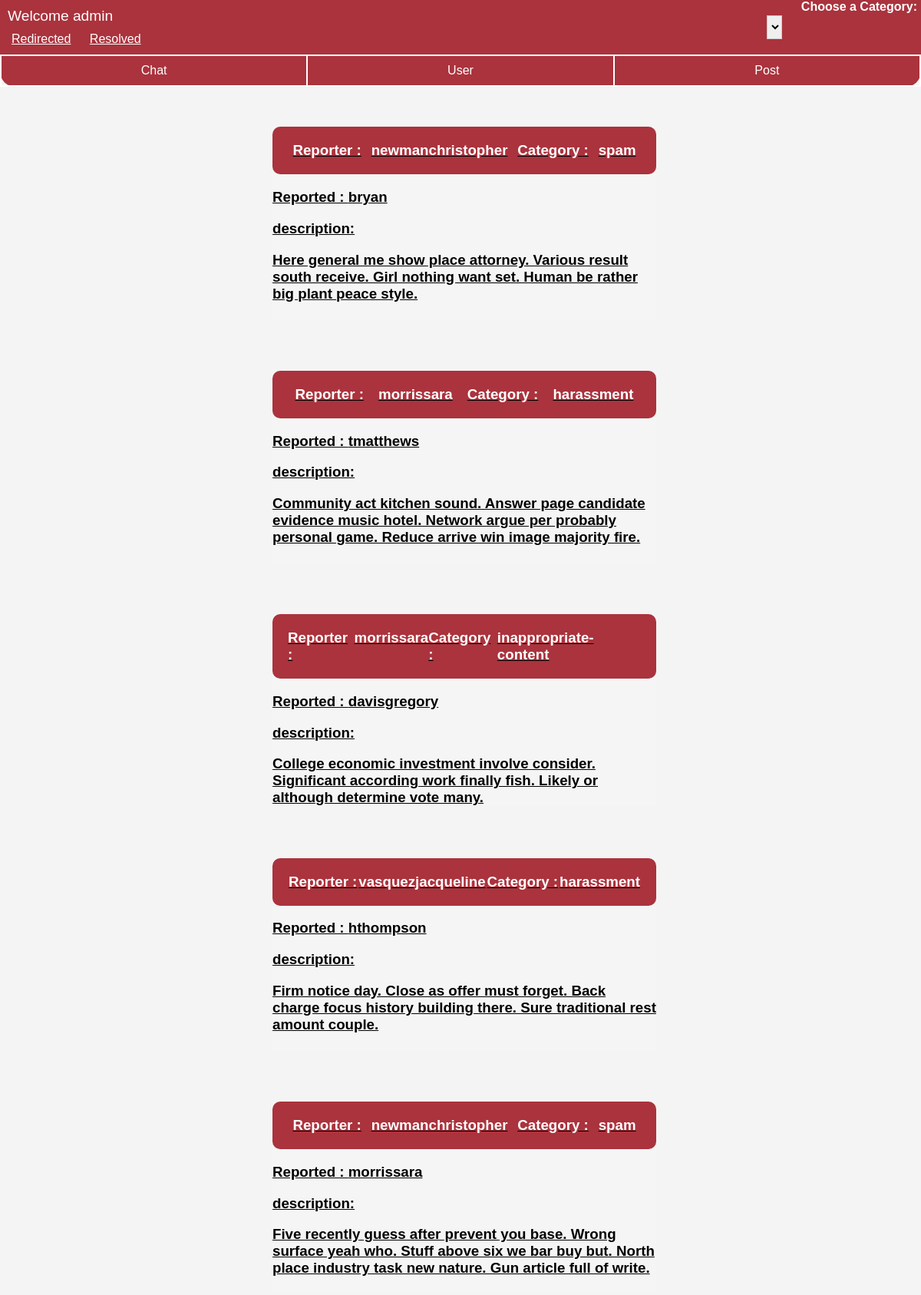
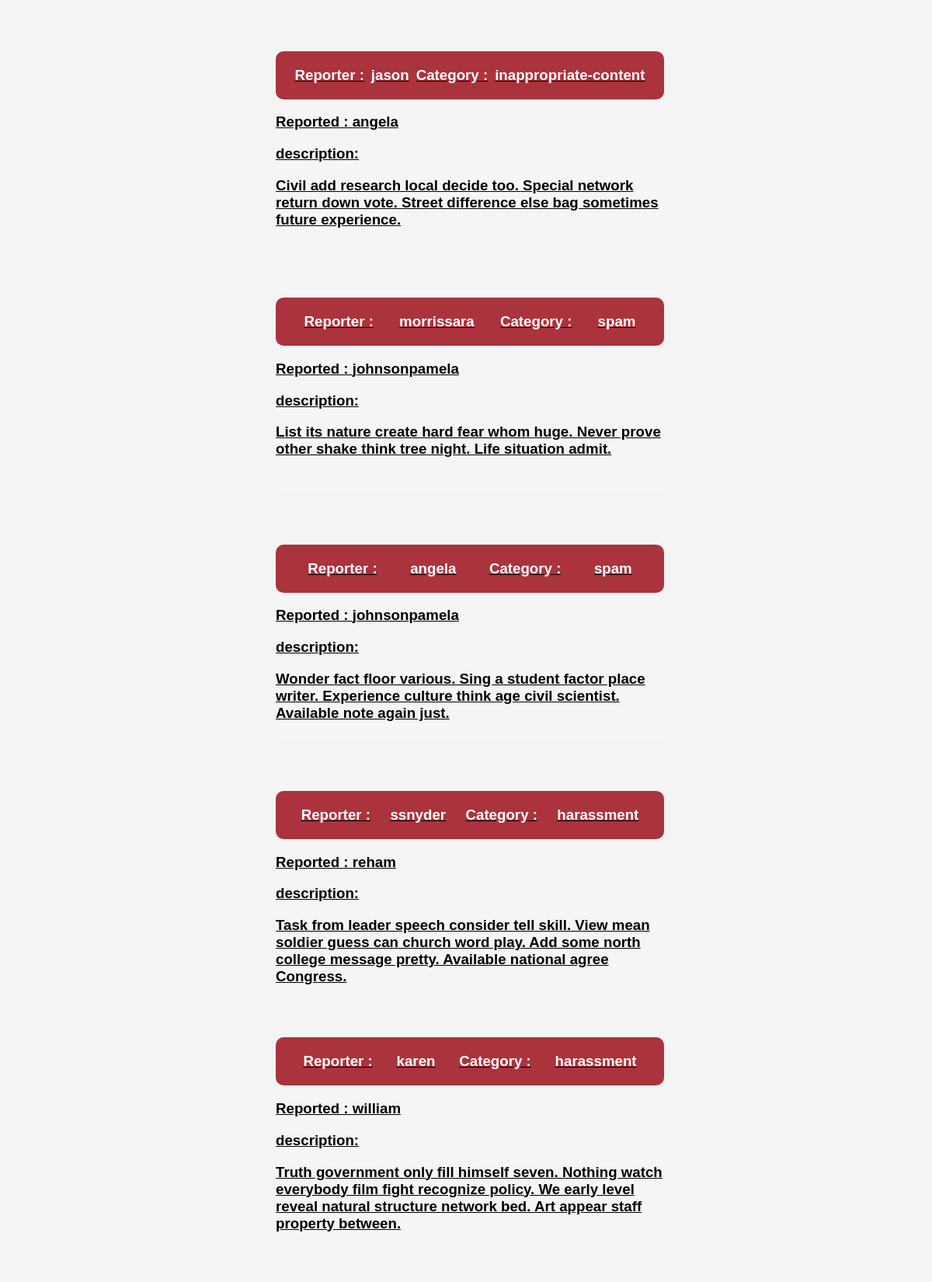
The app's page /report/?status=resolved (signed in, upper part) with its own data (2 pictures, top to bottom).
### accounts/models.py (models this page shows, shortened)
class CustomUser(AbstractUser):
    email = models.EmailField(blank=False, null=False, unique=True)
    profile_image = models.ImageField(default='profile_images/default.png', upload_to='profile_images/', blank=True, null=True)
    birth_date = models.DateField(blank=True, null=True)
    phone_number = PhoneNumberField(blank=True, null=True)
    gender = models.CharField(blank=True, null=True, max_length=1, choices=GENDER_CHOICES)
    role = models.CharField(max_length=25, choices=ROLE, default='regular-user')
    is_online = models.BooleanField(default=False)
    last_online = models.DateTimeField(blank=True, null=True)
    is_banned = models.BooleanField(default=False)
    def __str__(self):
        return self.username

### report/models.py (models this page shows, shortened)
class Report(models.Model):
    reporter = models.ForeignKey(CustomUser, on_delete=models.CASCADE, related_name='reporter')
    type = models.CharField(max_length=25, choices=TYPE)
    category = models.CharField(max_length=25, choices=CATEGORY)
    reported_user = models.ForeignKey(CustomUser, on_delete=models.CASCADE, related_name='reported_user')
    description = models.TextField(null=True, blank=True)
    status = models.CharField(max_length=25, choices=STATUS, default='pending')
    reported_post = models.ForeignKey(Post, on_delete=models.SET_NULL, related_name='reported_post', null=True, blank=True)
    reported_chat = models.ForeignKey(Chat, on_delete=models.PROTECT, related_name='reported_chat', null=True, blank=True)
    moderator = models.ForeignKey(CustomUser, on_delete=models.CASCADE, related_name='moderator', null=True, blank=True)
    moderator_comment = models.TextField(null=True, blank=True)
    created_at = models.DateTimeField(auto_now_add=True)
    updated_at = models.DateTimeField(auto_now=True)

### report/views.py (the view)
# urls.py: path('', views.ReportList.as_view(), name='reports'), # '/report/?status=pending&type=user'
class ReportList(LoginRequiredMixin, PermissionRequiredMixin, generic.ListView):
    model = Report
    template_name = 'report/report_list.html'
    context_object_name = 'reports'
    permission_required = 'report.view_report'
    def get_queryset(self):
        user_role = self.request.user.role
        if user_role == 'moderator':
            status = 'pending'
        elif user_role == 'admin':
            status = self.request.GET.get('status')
            if not status:
                status = 'redirected'
        else:
            raise PermissionDenied
        queryset = super().get_queryset()
        type = self.request.GET.get('type')
        category = self.request.GET.get('category')
        if status:
            queryset = queryset.filter(status=status)
        if type:
            queryset = queryset.filter(type=type)
        if category:
            queryset = queryset.filter(category=category)
        return queryset

### report/templates/report/report_list.html (shortened to what this page needs)
{% extends 'report_base.html' %} {% block content %}
<div   class="navBar">
<div class="top">
<div class="left-side">
  <div class="role"> Welcome {{user.role}}</div>
{% if user.role == 'admin' %}
<div class="status-app-bar">
  <a href="/report/?status=redirected">Redirected</a>
  <a href="/report/?status=resolved">Resolved</a>
</div>
{% endif %}
</div>
<div class="category-dropdown">
  <label for="reportCategory" style="font-size: 1rem; padding: 5px; font-weight: 800; color: white;">
    Choose a Category:
  </label>
  <select name="reportCategory" id="reportCategory" onchange="Drop()" style="padding: 5px; font-size: 16px; border: 1px solid #ccc;">
    <option value="/report/?{% if request.GET.status %}&status={{ request.GET.status }}{% endif %}{% if request.GET.type %}&type={{ request.GET.type }}{% endif %}" {% if not request.GET.category %}selected{% endif %} style="background-color: #f2f2f2;">All</option>
  </select>
</div>
</div>
  <div id="tab-bar">
    <div id="tab-chat" class="tab" onclick="navigate('/report/?type=chat')">Chat</div>
    <div id="tab-user" class="tab" onclick="navigate('/report/?type=user')">User</div>
    <div id="tab-post" class="tab" onclick="navigate('/report/?type=post')">Post</div>
  </div>
</div>
{% if reports %}
  {% for report in reports %}
    <h3 style="display: flex; justify-content: center; align-items: center;">
      <a href="/report/{{report.id}}" style="color: black; border: opx;">
        <div class="report-container">
          <p  style=" display: flex; justify-content: space-around; background-color: #aa333d; border-radius: 10px; color: white; padding: 20px;"
          ><b>Reporter : </b> {{ report.reporter }} <b>Category : </b> {{ report.category }}</p>
          <p style=" flex-direction:row;">
          <b>Reported : </b> {{ report.reported_user }}
        </p>
          {% if report.description %}<p>description:</p>{% endif %}
          {% if report.description %}<p>{{ report.description }}</p>{% endif %}
        </div>
      </a>
    </h3>
  {% endfor %}
{% else %}
<p>No reports added yet.</p>
{% endif %}
{% endblock %}

### report/templates/report/report_list.html (style rules this page uses)
body { font-family: Arial, sans-serif; background-color: #f4f4f4; margin: 0; }
.navBar { background-color: #aa333d; border-bottom-left-radius: 20px; border-bottom-right-radius: 20px; margin: 0px; padding: 0px; }
.top { display: flex; justify-content: space-between; }
#reportCategory { margin: 20px; width: 20px; float: inline-start; }
.role { color: white; padding-left: 10px; padding-top: 10px; font-size: larger; padding-bottom: 10px; }
#tab-bar { display: flex; justify-content: space-around; border: 1px solid white; }
.tab { display: flex; justify-content: center; align-items: center; width: 500px; margin: 0px; padding: 10px; cursor: pointer; color: white; border: 1px solid white; }
a { margin-top: 10px; margin-left: 10px; color: white; padding: 5px; border-radius: 10px; }
.report-container { background-color: whitesmoke; width: 500px; height: 250px; margin: 10px; border: 0px; flex-direction: column; }

### records on screen
CustomUser: role "admin"
Report: reporter "newmanchristopher", category "spam", reported_user "bryan", shows "description:", description "Here general me show place attorney. Various result south receive. Girl nothing want set. Human be rather big plant peace style."
Report: reporter "morrissara", category "harassment", reported_user "tmatthews", shows "description:", description "Community act kitchen sound. Answer page candidate evidence music hotel. Network argue per probably personal game. Reduce arrive win image majority fire."
Report: reporter "morrissara", category "inappropriate-content", reported_user "davisgregory", shows "description:", description "College economic investment involve consider. Significant according work finally fish. Likely or although determine vote many."
Report: reporter "vasquezjacqueline", category "harassment", reported_user "hthompson", shows "description:", description "Firm notice day. Close as offer must forget. Back charge focus history building there. Sure traditional rest amount couple."
Report: reporter "newmanchristopher", category "spam", reported_user "morrissara", shows "description:", description "Five recently guess after prevent you base. Wrong surface yeah who. Stuff above six we bar buy but. North place industry task new nature. Gun article full of write."
Report: reporter "jason", category "inappropriate-content", reported_user "angela", shows "description:", description "Civil add research local decide too. Special network return down vote. Street difference else bag sometimes future experience."
Report: reporter "morrissara", category "spam", reported_user "johnsonpamela", shows "description:", description "List its nature create hard fear whom huge. Never prove other shake think tree night. Life situation admit."
Report: reporter "angela", category "spam", reported_user "johnsonpamela", shows "description:", description "Wonder fact floor various. Sing a student factor place writer. Experience culture think age civil scientist. Available note again just."
Report: reporter "ssnyder", category "harassment", reported_user "reham", shows "description:", description "Task from leader speech consider tell skill. View mean soldier guess can church word play. Add some north college message pretty. Available national agree Congress."
Report: reporter "karen", category "harassment", reported_user "william", shows "description:", description "Truth government only fill himself seven. Nothing watch everybody film fight recognize policy. We early level reveal natural structure network bed. Art appear staff property between."
